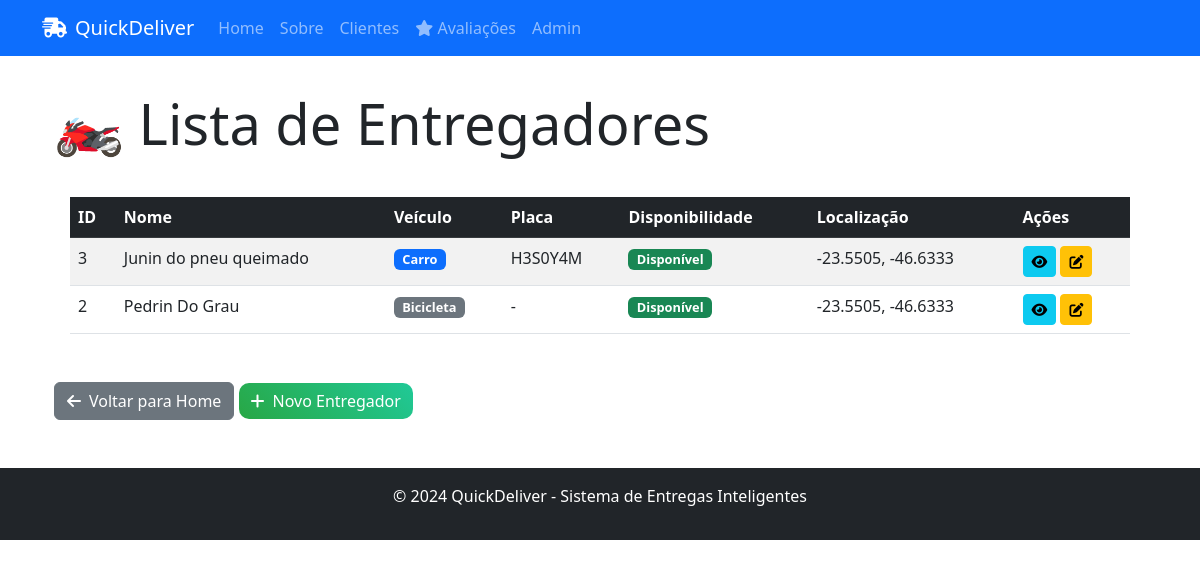
Page /entregadores/ on the committed database.
### deliveries/models.py (models this page shows, shortened)
class Entregador(models.Model):
    nome = models.CharField(max_length=100)
    veiculo = models.CharField(
        max_length=20,
        choices=[
            ('Moto', 'Moto'),
            ('Bicicleta', 'Bicicleta'),
            ('Carro', 'Carro'),
        ]
    )
    placa = models.CharField(max_length=10, blank=True, null=True)
    disponibilidade = models.BooleanField(default=True)
    localizacao_atual = models.CharField(
        max_length=100,
        blank=True,
        null=True,
        help_text="Coordenadas GPS (ex: '-23.5505, -46.6333')"
    )
    created_at = models.DateTimeField(auto_now_add=True)
    updated_at = models.DateTimeField(auto_now=True)

### deliveries/views.py (the view)
# urls.py: path('entregadores/', lista_entregadores, name='lista_entregadores'),
def lista_entregadores(request):
    entregadores = Entregador.objects.all().order_by('nome')
    print("=" * 50)
    print("DEBUG DA VIEW lista_entregadores")
    print("=" * 50)
    print(f"Total de entregadores: {entregadores.count()}")
    for e in entregadores:
        print(f"Entregador: {e.nome} (ID: {e.id})")
    print("=" * 50)
    context = {
        'entregadores': entregadores,
        'debug': True  # Variável extra para debug no template
    }
    return render(request, 'deliveries/lista_entregadores.html', context)

### deliveries/templates/deliveries/lista_entregadores.html (shortened to what this page needs)
{% extends 'deliveries/base.html' %}
{% block content %}
<div class="container">
    <h1 class="display-4 mb-4">🏍️ Lista de Entregadores</h1>
    <div class="card">
        <div class="card-body">
            {% if entregadores %}
            <div class="table-responsive">
                <table class="table table-striped">
                    <thead class="table-dark">
                        <tr>
                            <th>ID</th>
                            <th>Nome</th>
                            <th>Veículo</th>
                            <th>Placa</th>
                            <th>Disponibilidade</th>
                            <th>Localização</th>
                            <th>Ações</th>
                        </tr>
                    </thead>
                    <tbody>
                        {% for entregador in entregadores %}
                        <tr>
                            <td>{{ entregador.id }}</td>
                            <td>{{ entregador.nome }}</td>
                            <td>
                                <span class="badge
                                    {% if entregador.veiculo == 'Moto' %}bg-info
                                    {% elif entregador.veiculo == 'Carro' %}bg-primary
                                    {% else %}bg-secondary{% endif %}">
                                    {{ entregador.veiculo }}
                                </span>
                            </td>
                            <td>{{ entregador.placa|default:"-" }}</td>
                            <td>
                                <span class="badge
                                    {% if entregador.disponibilidade %}bg-success
                                    {% else %}bg-danger{% endif %}">
                                    {% if entregador.disponibilidade %}Disponível
                                    {% else %}Indisponível{% endif %}
                                </span>
                            </td>
                            <td>{{ entregador.localizacao_atual|default:"Não informada" }}</td>
                            <td>
                                <a href="{% url 'detalhes_entregador' entregador.id %}" class="btn btn-sm btn-info">
                                    <i class="fas fa-eye"></i>
                                </a>
                                <a href="#" class="btn btn-sm btn-warning">
                                    <i class="fas fa-edit"></i>
                                </a>
                            </td>
                        </tr>
                        {% endfor %}
                    </tbody>
                </table>
            </div>
            {% endif %}
        </div>
    </div>
    <div class="mt-3">
        <a href="{% url 'home' %}" class="btn btn-secondary">
            <i class="fas fa-arrow-left me-2"></i>Voltar para Home
        </a>
        <a href="{% url 'admin:deliveries_entregador_add' %}" class="btn btn-success">
            <i class="fas fa-plus me-2"></i>Novo Entregador
        </a>
    </div>
</div>
{% endblock %}

### deliveries/templates/deliveries/base.html (style rules this page uses)
.card { transition: transform 0.2s ease-in-out; border: none; border-radius: 15px; }
.badge { font-size: 0.8em; }
.btn-success { background: linear-gradient(45deg, #28a745, #20c997); border: none; border-radius: 10px; }

### rows in the picture
Entregador: id "3", nome "Junin do pneu queimado", veiculo "Carro", placa "H3S0Y4M", disponibilidade "Disponível", localizacao_atual "-23.5505, -46.6333"
Entregador: id "2", nome "Pedrin Do Grau", veiculo "Bicicleta", placa "-", disponibilidade "Disponível", localizacao_atual "-23.5505, -46.6333"
